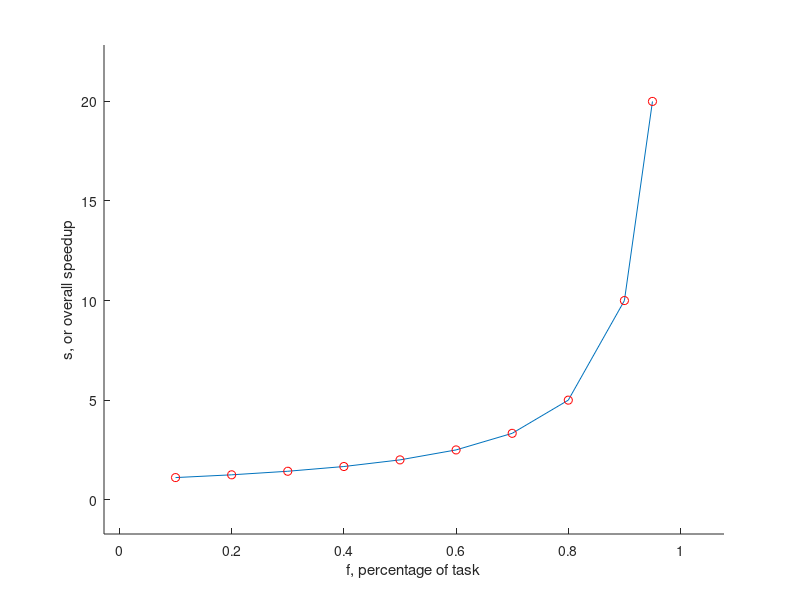

Recreate this plot in MATLAB.


s = inf ;
f = [0.1 0.2 0.3 0.4 0.5 0.6 0.7 0.8 0.9 0.95 ] ;
speedup = 1./( (1-f) + f/s);

%%Plots with dots and 90% line
% Enter x and y axis values here
run = f;
rise = speedup;
% Enter axis labels to use, comment out otherwise
xstring = 'f, percentage of task';
ystring = 's, or overall speedup';
%Set the percent mark of y-axis "response time"
% else comment out
%percent_fit = 100;

% Calculate axis ranges
dim_offset = 0.15;
drun = abs(max(run) - min(run));
drise = abs(max(rise)-min(rise));
%drise = drun;
dims = [min(run)-drun*dim_offset ...
        max(run)+drun*dim_offset ...
        min(rise)-drise*dim_offset ...
        max(rise)+drise*dim_offset];


%subplot(2,1,1);
hold on
t = plot(run, rise);
p = plot(run, rise,'or');


%Set figure visual parameters parameters


axis(dims );
if(exist('xstring') & exist('ystring'))
    xlabel(xstring );
    ylabel(ystring );
end
